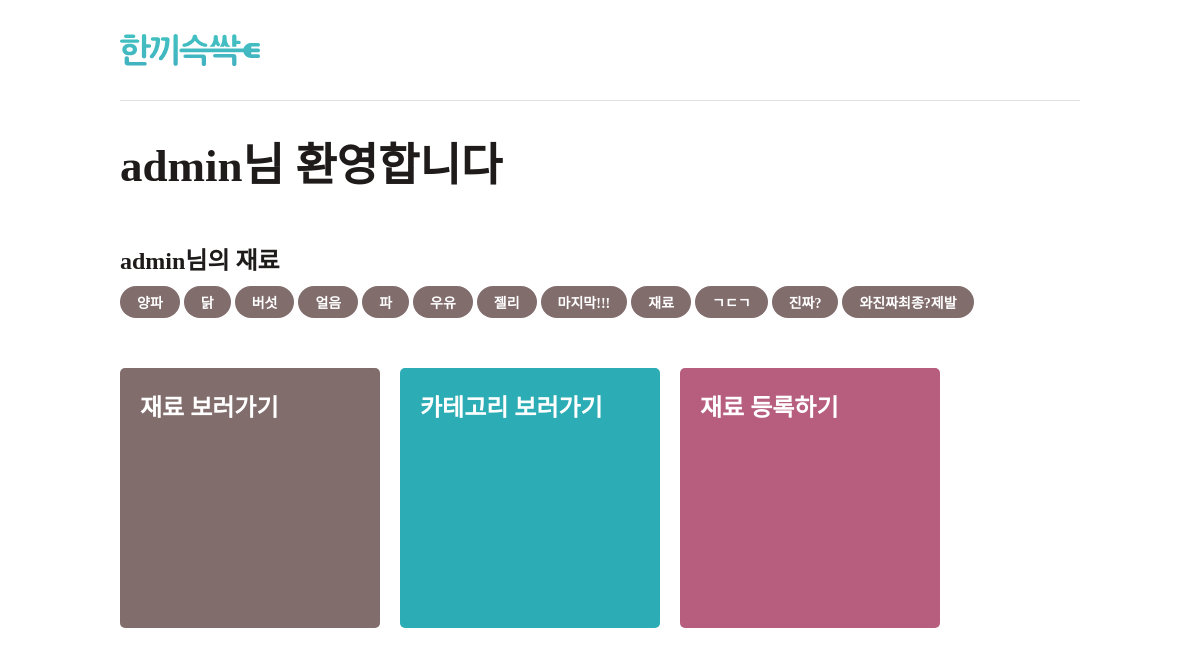
Before: /home/ (signed in) with the older database file.
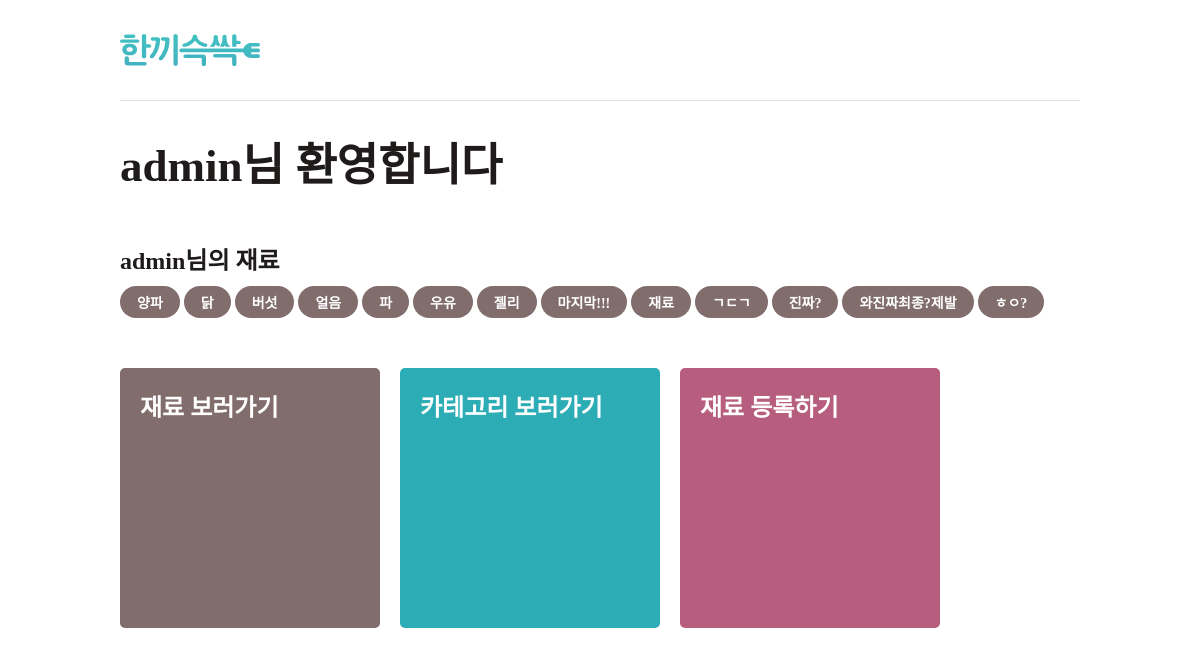
After: the same page with the newer database file.
### tag_list/models.py (models this page shows, shortened)
class food(models.Model):
    user = models.ForeignKey(User,on_delete=models.CASCADE)
    foodname = models.CharField(max_length=20)
    date = models.CharField(max_length=20)

### tag_list/views.py (the view)
# urls.py: path('home/', views.home, name= 'home'),
def home(request):
    global user
    user = request.user
    foodname = food.objects.filter(user = request.user)
    return render(request, 'main.html', {'user':user,'foodname':foodname})

### tag_list/templates/main.html (shortened to what this page needs)
{% load static %}
<!DOCTYPE html>
<html lang="en">
<head>
    <link href="https://cdn.jsdelivr.net/gh/sunn-us/SUIT/fonts/static/woff2/SUIT.css" rel="stylesheet">
    <link rel="stylesheet" href="{% static 'css/header.css' %}">
    <link rel="stylesheet" type = 'text/css' href = "{% static 'css/main.css' %}">
</head>
<body>
    <div class="header">
        <img src = "{% static 'image/Logo.svg' %}"/>
    </div>
    <div class="content">
        <div class="user-box">
            <h2>{{ user.username }}님 환영합니다</h2>
        </div>
        <div class="ingredient-box">
            <h2>{{ user.username }}님의 재료</h2>
                <div class="list-box">
                    {% for i in foodname %}
                        <div class="list color1">{{ i.foodname }}</div>
                    {% endfor %}
                </div>
        </div>
        <div class="menu-box">
            <div id="ingredient-btn" class="menu color1">
                <h2>재료 보러가기</h2>
            </div>
            <div id="category-btn" class="menu color2">
                <h2>카테고리 보러가기</h2>
            </div>
            <div id="barcode-btn" class="menu color3">
                <h2>재료 등록하기</h2>
            </div>
        </div>
    </div>
</body>
</html>

Changed rows visible on the page:
added food: foodname "ㅎㅇ?"
